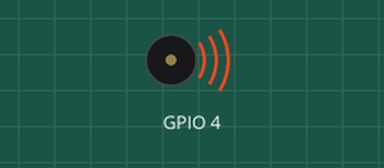
Simulated run of this program. Board: Raspberry Pi (BCM pin numbers). Shown: buzzer (waves = sounding). At 8.2 s the program stops and its outputs stay as they are.

Above: at 0.5 s.
Timing chart, 0 to 3.0 s (numbered marks = the images above):
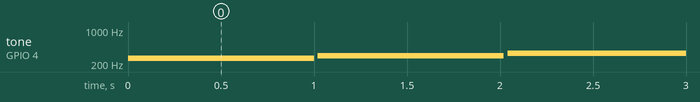

Measured:
- by itself, tone on GPIO 4: plays 262 Hz for 1.0 s, 293 Hz for 1.0 s, 329 Hz for 1.0 s, 349 Hz for 1.0 s, 391 Hz for 1.0 s, 440 Hz for 1.0 s … (8 notes in this stretch)

The program:

sound.py
```python
#!/usr/bin/env python
# -*- coding: utf-8 -*-
import sys
import wiringpi2
import time

if wiringpi2.wiringPiSetupGpio() == -1:
    sys.exit(1)

port = 4
wiringpi2.softToneCreate(port)

tones = [262, 293, 329, 349, 391, 440, 494, 523]

def _tone(freq, _time):
    try:
        wiringpi2.softToneWrite(port, freq)
        time.sleep(_time)
    finally:
        wiringpi2.softToneWrite(port, 0)
    time.sleep(0.02)

def tone(no, _time):
    _tone(tones[no], _time)

for no in range(len(tones)):
    tone(no, 1)
```
